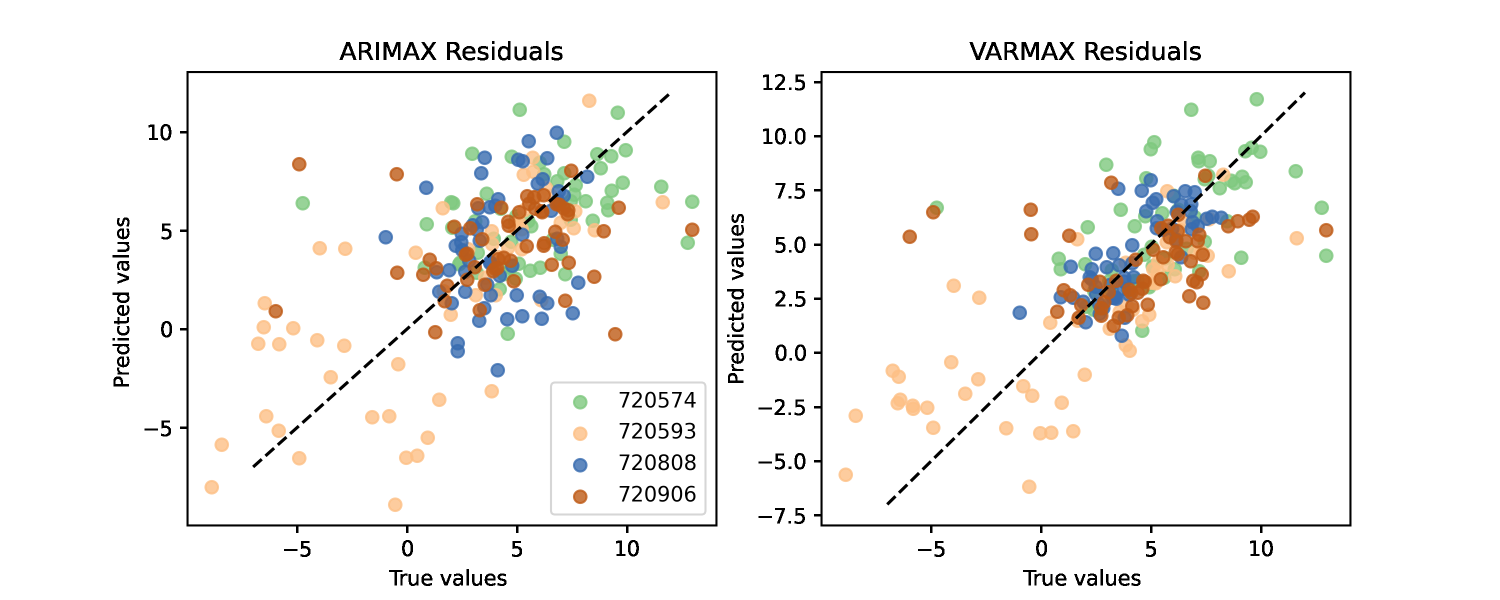
#> input picture forecasting_analysis/image_2.png, 3000 x 1200 px (shown at 1/2 size); its folder holds only this picture in this run
$ python -i display_tools.py   (imports and definitions only)
#> lines starting #> are read from the running program, lines starting #| are printed output that depends on the picture
import matplotlib.pyplot as plt
import math
import numpy as np
import pandas as pd
from numpy import linspace
from matplotlib.pyplot import cm
from os import listdir
from os.path import isfile, join
from sklearn.metrics import r2_score


# [126 lines left out: functions display_points, remove_lines, display_predictions, not called in this run]


def load_best_forecasts(origin, direction="asc0"):
    onlyfiles = [origin + "/" + f for f in listdir(origin) if isfile(join(origin, f))]
    onlyfiles = [x for x in onlyfiles if direction in x]
    forecasts = [x for x in onlyfiles if "forecast" in x]
    forecasts = {
        x.split("/")[-1].split("_")[2]: pd.read_csv(x, index_col=0) for x in forecasts
    }
    model_spec = [x for x in onlyfiles if "selected_model" in x]

    model_spec = {
        x.split("/")[-1].split("_")[2]: pd.read_csv(x, index_col=0) for x in model_spec
    }
    model_spec = pd.concat(model_spec)
    if direction == "lot":
        forecasts = pd.concat(forecasts, axis=1)
        forecasts.index = pd.to_datetime(forecasts.index)
        forecasts.columns = [x[0] for x in forecasts.columns.values]

    model_spec.index = [x[0] for x in model_spec.index.values]
    model_spec["Index_2"] = model_spec.index
    return model_spec, forecasts


# [153 lines left out: function display_predictions_2, not called in this run]

>>> import cv2
>>> picture = cv2.imread('../image_2.png', cv2.IMREAD_GRAYSCALE)
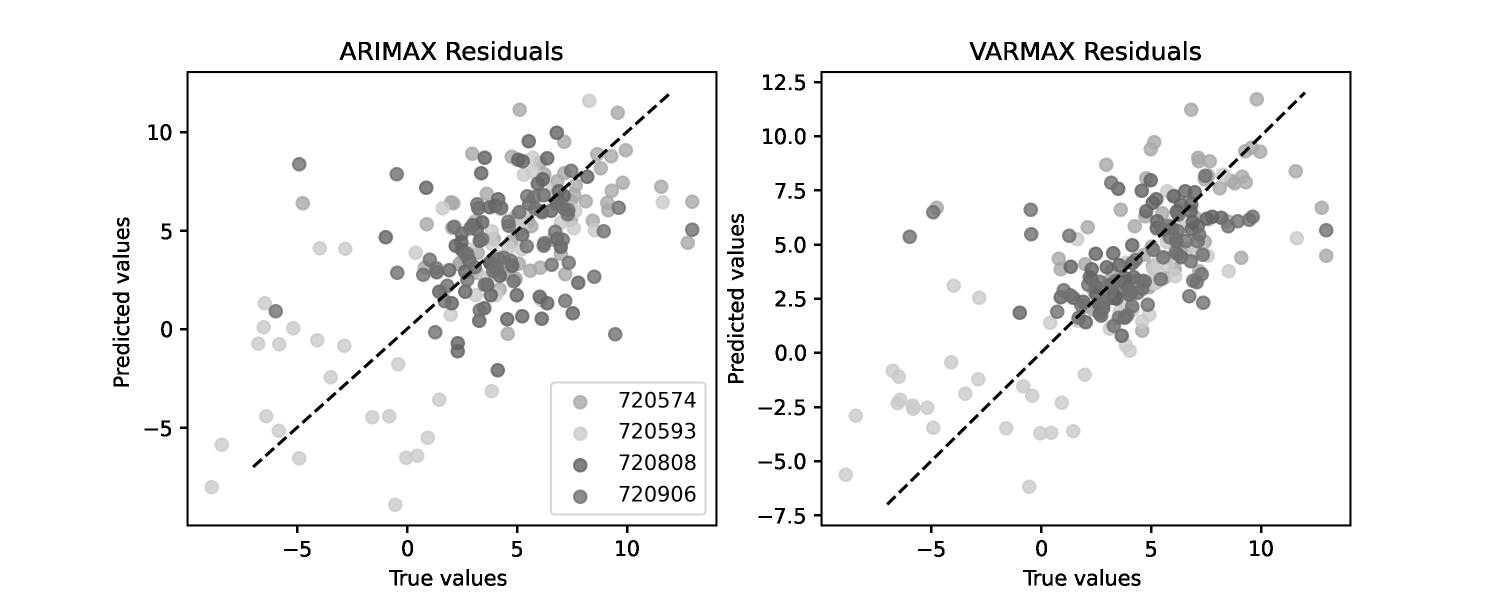
#> picture: shape (1200, 3000) (shown at 1/2 size); min 0, max 255, mean 243.3
>>> result = load_best_forecasts(picture)
#> (the run stopped early here; a loop or call above may not have finished)

$ run again, on forecasting_analysis/image_3.png
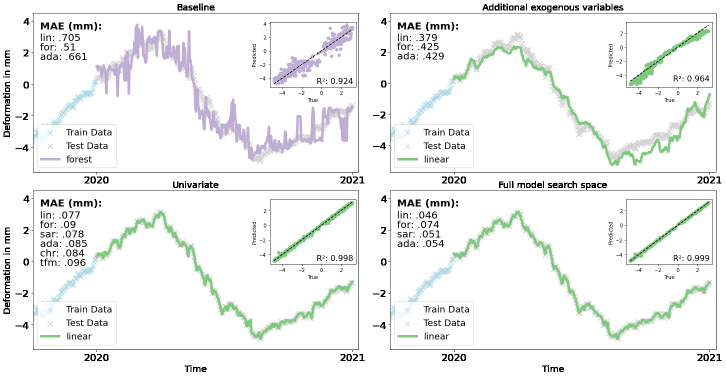
#> input picture forecasting_analysis/image_3.png, 1452 x 754 px (shown at 1/2 size)
#> `picture = cv2.imread('../image_2.png', cv2.IMREAD_GRAYSCALE)`:
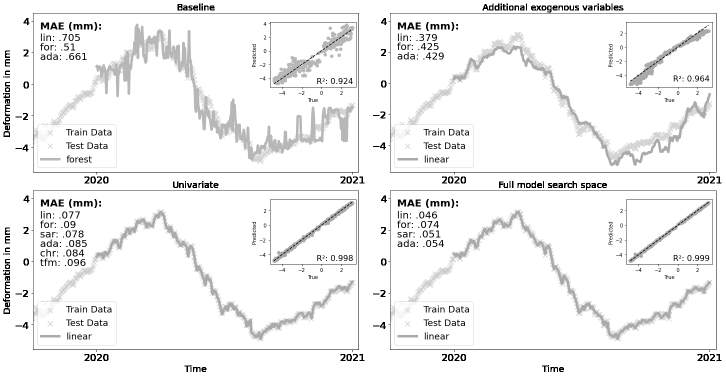
#> picture: shape (754, 1452) (shown at 1/2 size); min 0, max 255, mean 242.7

$ run again, on forecasting_analysis/image_4.png
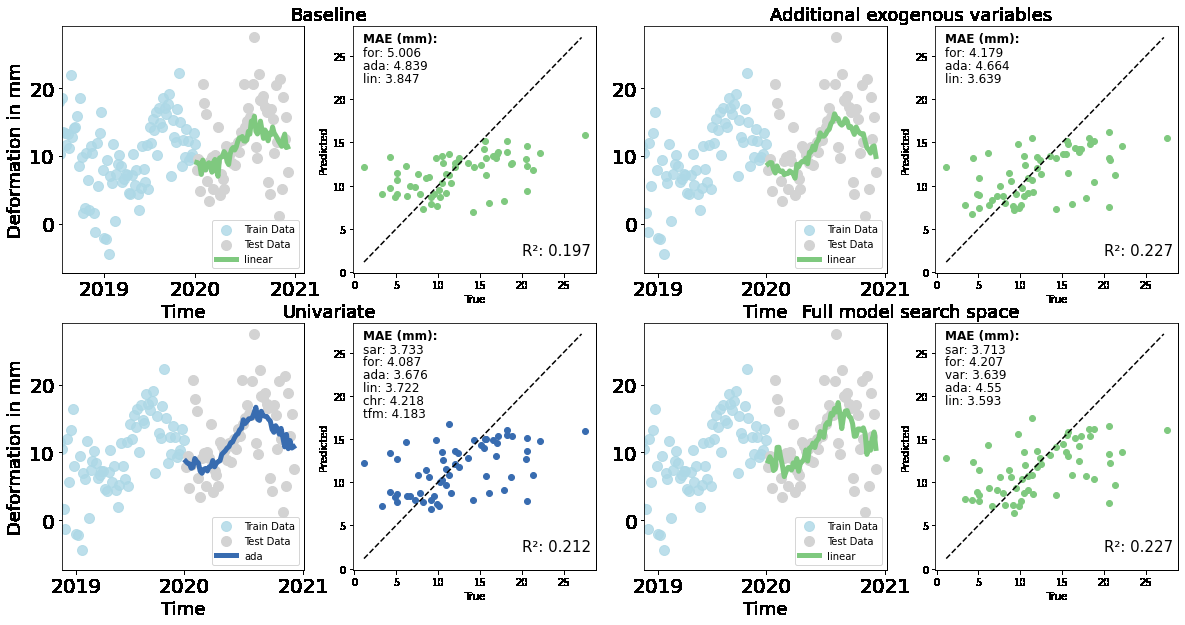
#> input picture forecasting_analysis/image_4.png, 1185 x 625 px
#> `picture = cv2.imread('../image_2.png', cv2.IMREAD_GRAYSCALE)`:
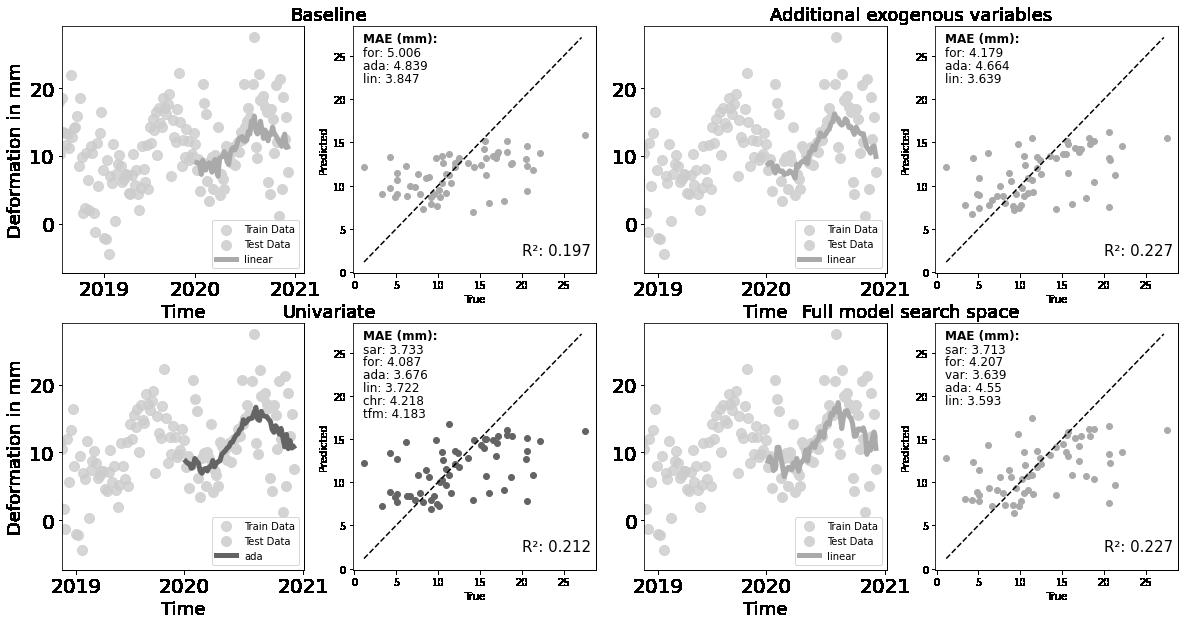
#> picture: shape (625, 1185); min 0, max 255, mean 240.2

$ run again, on forecasting_analysis/image_5.png
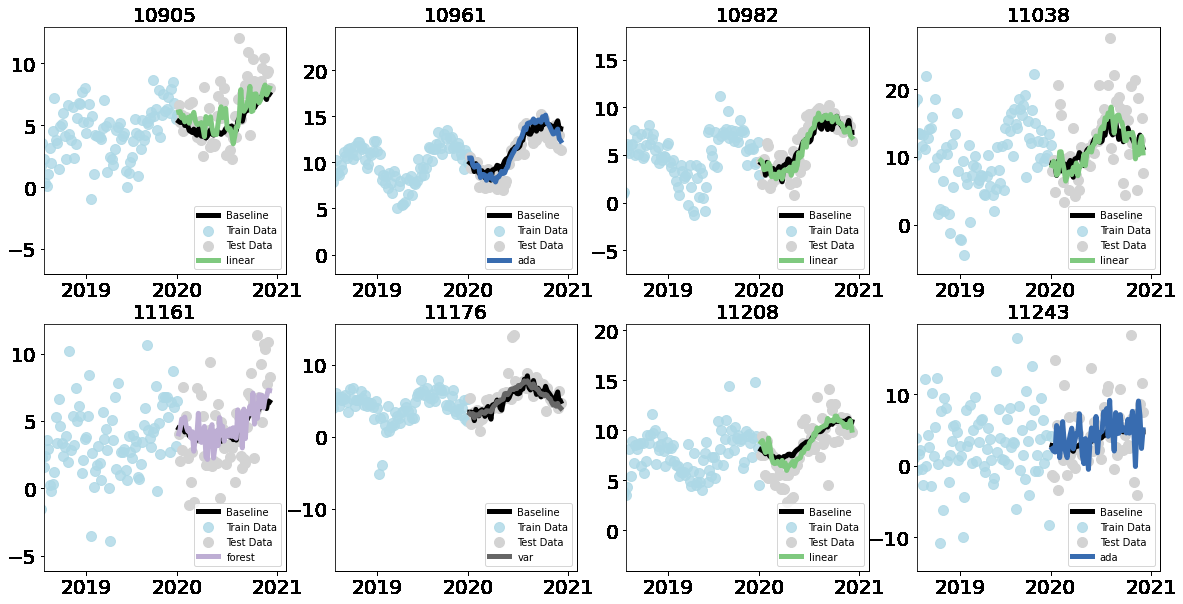
#> input picture forecasting_analysis/image_5.png, 1183 x 604 px
#> `picture = cv2.imread('../image_2.png', cv2.IMREAD_GRAYSCALE)`:
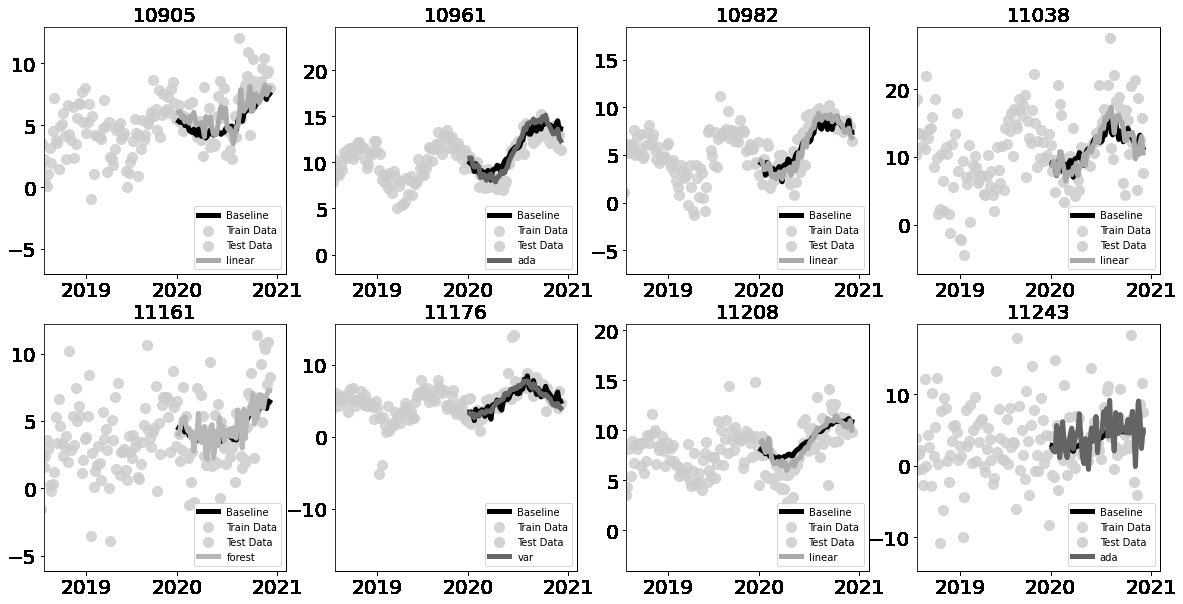
#> picture: shape (604, 1183); min 0, max 255, mean 238.1
